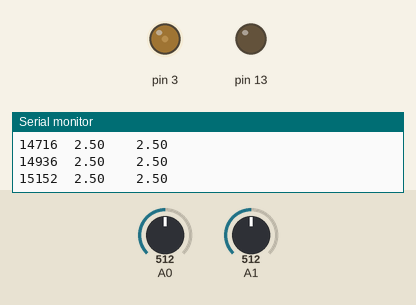
This sketch was run on a simulated Arduino Uno, built with avr-gcc and run on an emulated ATmega328P. Parts: output pins drawn as LEDs (lit = HIGH), the last lines printed to the serial monitor. Dashed ring = blinking. The inputs (shaded band) are chosen by the test bench; at power-on: A0 = 512, A1 = 512.

Above: at 1.3 s.
At 3.2 s:
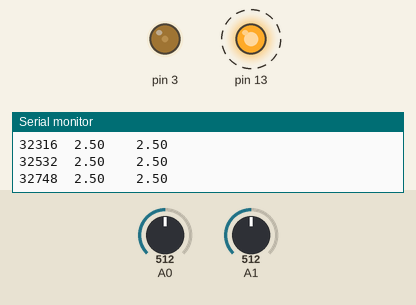
Timing chart, 0 to 4.6 s (numbered marks = the images above):
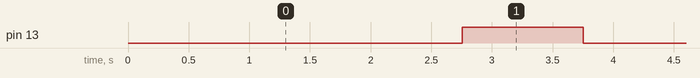

Measured:
- by itself, pin 13: alternates HIGH for 1.0 s and LOW for 1.0 s

The sketch:

project2_ex2.ino
```cpp
int flag = 0;        // set when data is collected
const int N = 150;   // how many data points?

int v1[N];// raw analogRead vals
int v2[N];
long times[N];       // times (microseconds)

void setup()
{
  pinMode(13, OUTPUT);
  pinMode(3,OUTPUT);
  Serial.begin(9600);
  analogWrite(3,51);
}

/*
** collectData iterates through the arrays and stores
** times and raw voltages as quickly as possible
*/

void collectData() {
  for (int i=0; i<N; i++) {
    v1[i]=analogRead(0);
    v2[i]=analogRead(1);
    times[i]=micros();
  }
}

/*
** printData iterates through the arrays and prints the
** stored values back to the computer.
*/

void printData() {
  Serial.print("Time:");
  Serial.print("\tVoltage 1:");
  Serial.println("\tVoltage 2:");
  for (int i=0; i<N; i++) {
    Serial.print(times[i]);
    Serial.print("\t");
    Serial.print(v1[i] * (5.0 / 1023.0));
    Serial.print("\t\t");
    Serial.println(v2[i] * (5.0 / 1023.0));
  }
}

void loop()
{
  if (flag==0) {
    collectData();
    printData();
    flag=1;
  } else {
    /*
    ** We got the data, just flash the LED now.
    */
    digitalWrite(13, HIGH);
    delay(1000); // Wait for 1000 millisecond(s)
    digitalWrite(13, LOW);
    delay(1000); // Wait for 1000 millisecond(s)
  }
}
```
